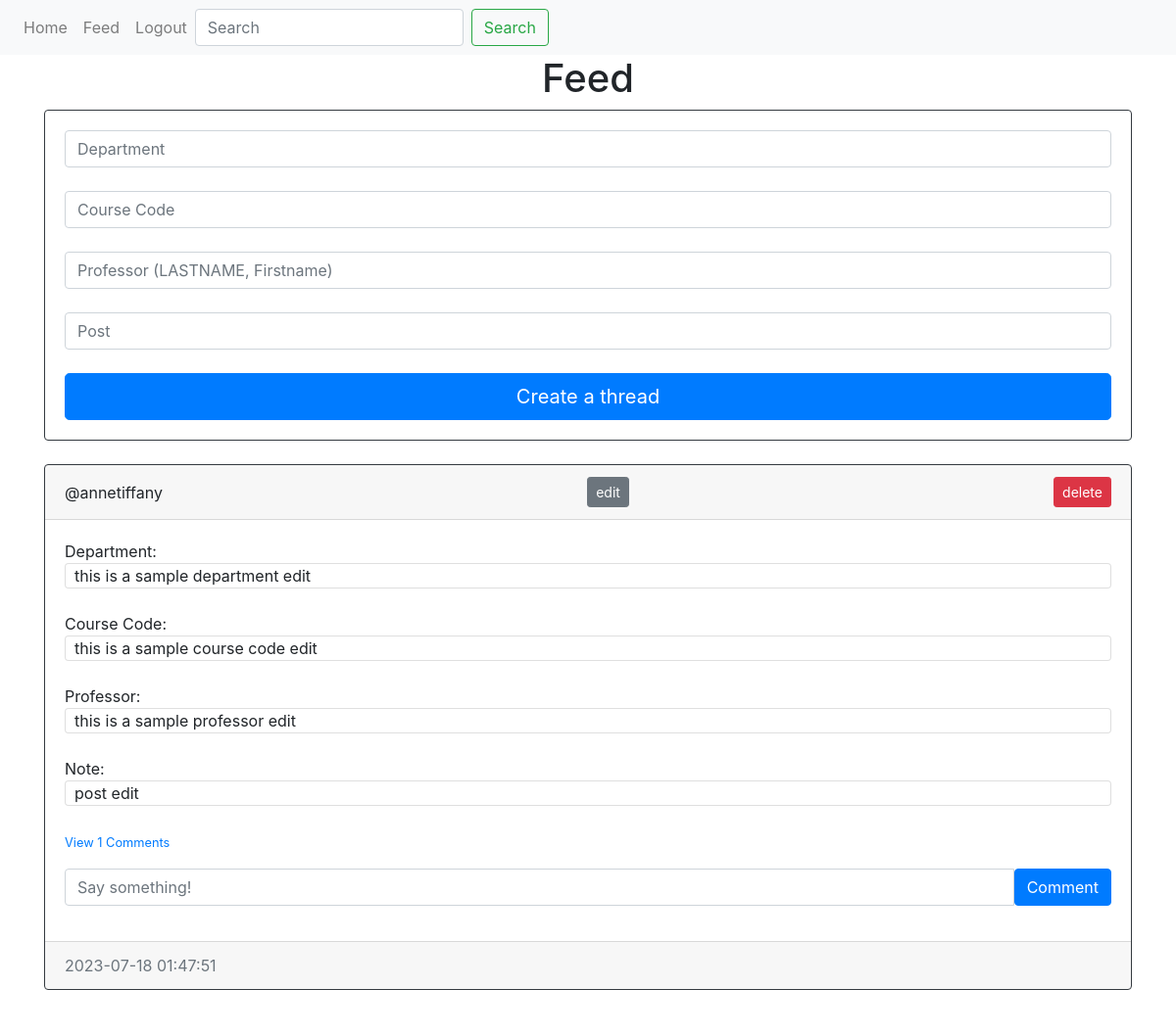
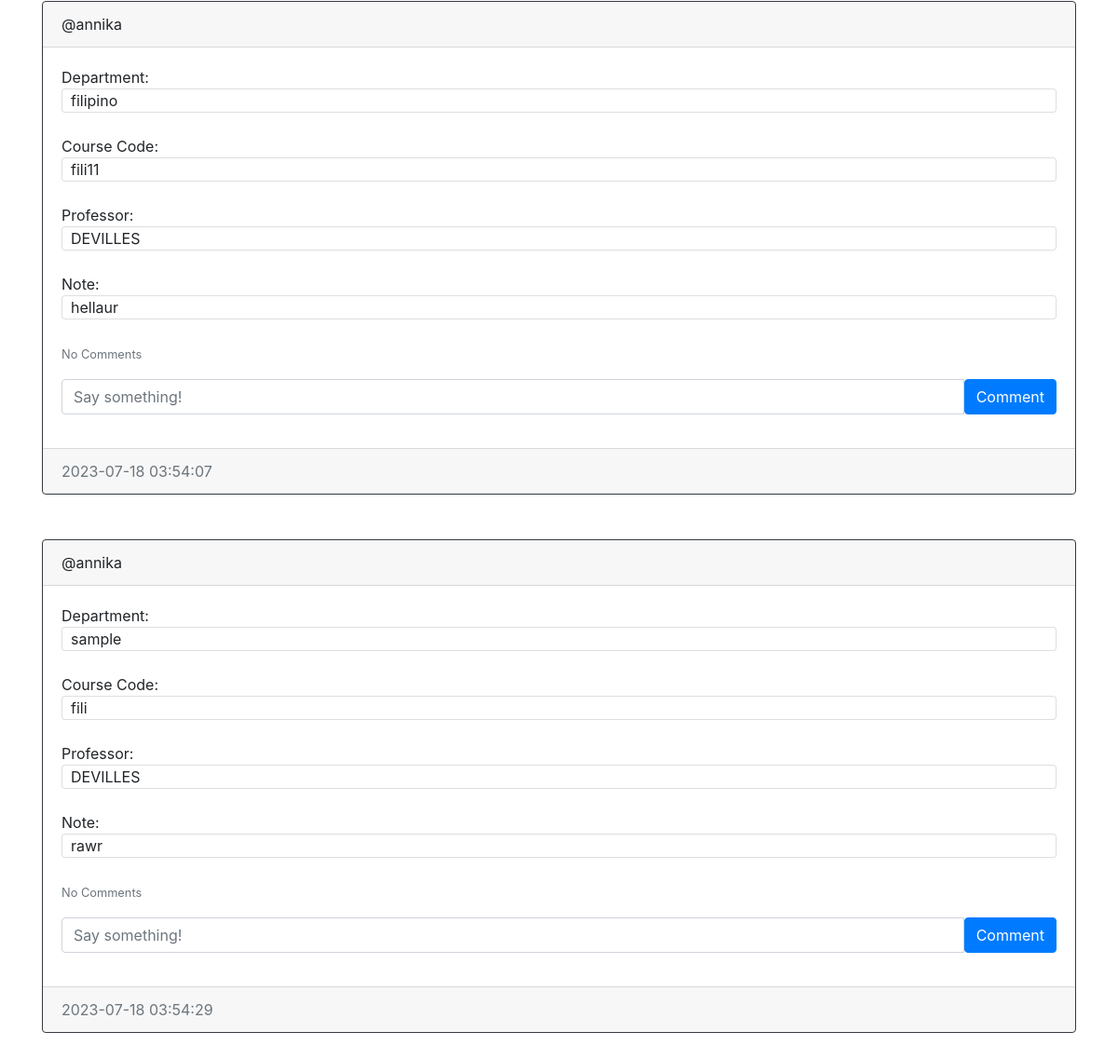
/feed (signed in), run on the app's committed database (2 pictures, top to bottom).
### website/models.py (models this page shows)
class Post(db.Model):
    id = db.Column(db.Integer, primary_key=True)
    department = db.Column(db.String(100))
    course_code = db.Column(db.String(100))
    professor = db.Column(db.String(100))
    post = db.Column(db.String(10000))
    date = db.Column(db.DateTime(timezone=True), default=func.now())
    author = db.Column(db.Integer, db.ForeignKey('user.id', ondelete="CASCADE"), nullable=False)
    comments = db.relationship('Comment', backref='post', passive_deletes=True)

class User(db.Model, UserMixin):
    id = db.Column(db.Integer, primary_key=True)
    email = db.Column(db.String(150), unique=True)
    username = db.Column(db.String(150), unique=True)
    password = db.Column(db.String(150))
    first_name = db.Column(db.String(150))
    last_name = db.Column(db.String(150))
    date = db.Column(db.DateTime(timezone=True), default=func.now())
    posts = db.relationship('Post', backref='user', passive_deletes=True)
    comments = db.relationship('Comment', backref='user', passive_deletes=True)

### website/views.py (the view, shortened to what this page needs)
@views.route('/feed', methods=['GET','POST'])
@login_required
def feed():
    posts = Post.query.all()
    return render_template('feed.html', user=current_user, posts=posts)

### website/__init__.py (called while the page is built)
def create_app():
    app = Flask(__name__)
    app.config['SECRET_KEY'] = 'secretkey'
    app.config['SQLALCHEMY_DATABASE_URI'] = f'sqlite:///{DB_NAME}'
    db.init_app(app)
    from .views import views
    from .auth import auth
    app.register_blueprint(views, url_prefix="/")
    app.register_blueprint(auth, url_prefix="/")
    from .models import User, Post, Comment
    create_database(app)
    login_manager = LoginManager()
    login_manager.login_view = 'views.home'
    login_manager.init_app(app)
    @login_manager.user_loader
    def load_user(id):
        return User.query.get(int(id))
    return app

### website/templates/feed.html (shortened to what this page needs)
{% extends "base.html" %}
{% block content %}
<h1 align="center">Feed</h1>
<div class="card-body card border-dark">
<form method="POST">
  <input type="text" id="text" name="department" class="form-control" placeholder="Department" />
  <br />
  <input type="text" id="text" name="course_code" class="form-control" placeholder="Course Code" />
  <br />
  <input type="text" id="text" name="professor" class="form-control" placeholder="Professor (LASTNAME, Firstname)" />
  <br />
  <input name="post" id="text" class="form-control" placeholder="Post"></input>
  <br />
    <div align="center">
      <button type="submit" class="btn btn-lg btn-primary btn-block">Create a thread</button>
    </div>
  </form>
  </div>
<br />
<div id="post">
  {% for post in posts %}
  <div class="card border-dark">
    <div class="card-header d-flex justify-content-between align-items-center">
      <a>@{{ post.user.username }}</a>
      {% if user.id == post.author %}
        <a href="/edit-post/{{post.id}}" class="btn btn-secondary btn-sm">edit</a>
        <a href="/delete-post/{{post.id}}" class="btn btn-danger btn-sm">delete</a>
      {% endif %}
    </div>
    <div class="card-body">
      <div class="card-text">Department:</div>
      <div class="card-text card border-medium">&nbsp; {{ post.department }}</div>
      <br>
      <div class="card-text">Course Code:</div>
      <div class="card-text card border-medium">&nbsp; {{ post.course_code }}</div>
      <br>
      <div class="card-text">Professor:</div>
      <div class="card-text card border-medium">&nbsp; {{ post.professor }}</div>
      <br>
      <div class="card-text">Note:</div>
      <div class="card-text card border-medium">&nbsp; {{ post.post }}</div>
      <br>
      <p class="card-text">
        {% if post.comments|length > 0 %}
        <a data-toggle="collapse" href="#comments-{{post.id}}" role="button">
          <small>View {{post.comments|length}} Comments</small>
        </a>
        {% else %}
        <small class="text-muted">No Comments</small>
        {% endif %}
      </p>
      <form class="input-group mb-3" method='POST' action="/comment/{{post.id}}">
        <input type="text" id="text" name="comment" class="form-control" placeholder="Say something!" />
        <button type="submit" class="btn btn-primary">Comment</button>
      </form>
    </div>
    <div class="card-footer text-muted">
      {{ post.date }}
    </div>
  </div>
  <br />
  <br />
  {% endfor %}
</div>
</div>
{% endblock %}

### website/templates/base.html (shortened to what this page needs)
<!DOCTYPE html>
<html>
    <head>
        <link
          rel="stylesheet"
          href="https://stackpath.bootstrapcdn.com/bootstrap/4.4.1/css/bootstrap.min.css"
        />
        <link
          rel="stylesheet"
          href="https://stackpath.bootstrapcdn.com/font-awesome/4.7.0/css/font-awesome.min.css"
        />
    </head>
    <body>
        <nav class="navbar navbar-expand-lg navbar-light bg-light">
            <div class="collapse navbar-collapse" id="navbar">
              <div class="navbar-nav">
                <a class="nav-item nav-link" id="home" href="/">Home</a>
                {% if user.is_authenticated %}
                <a class="nav-item nav-link" id="landing" href="/feed">Feed</a>
                <a class="nav-item nav-link" id="logout" href="/logout">Logout</a>
                {% else %}
                <a class="nav-item nav-link" id="login" href="/login">Login</a>
                <a class="nav-item nav-link" id="sign-up" href="/sign-up">Sign Up</a>
                {% endif %}
              </div>
              {% if user.is_authenticated %}
              <form class="form-inline my-2 my-lg-0" method="GET" action="{{ url_for('search') }}">
                <input class="form-control mr-sm-2" type="search" placeholder="Search" aria-label="Search" name="query">
                <button class="btn btn-outline-success my-2 my-sm-0" type="submit">Search</button>
                {% endif %}
            </form>
            </div>
          </nav>
          <div class="container">
            {% block content %}{% endblock %}
    </body>
</html>

### data on the page
Post: user.username "annetiffany", department "this is a sample department edit", course_code "this is a sample course code edit", professor "this is a sample professor edit", post "post edit", comments|length "1", date "2023-07-18 01:47:51"
Post: user.username "annika", department "filipino", course_code "fili11", professor "DEVILLES", post "hellaur", shows "No Comments", date "2023-07-18 03:54:07"
Post: user.username "annika", department "sample", course_code "fili", professor "DEVILLES", post "rawr", shows "No Comments", date "2023-07-18 03:54:29"
